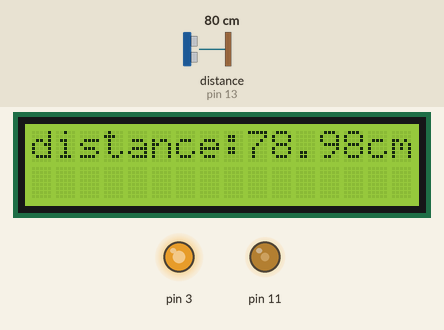
The sketch below on a simulated Arduino Uno, built with avr-gcc and run on an emulated ATmega328P. Parts: 16×2 character LCD, output pins drawn as LEDs (lit = HIGH). Wiring (inferred from the names in the program): ultrasonic range finder: trigger pin 9; echo pin 13. The inputs (shaded band) are chosen by the test bench; at power-on: distance to the obstacle (sensor on pin 13) 80 cm. The echo pulse lasts 58.3 µs per cm; pins used as bus, display or sensor lines are not drawn.

Above: at 1.2 s.
1.3 s: distance to the obstacle (sensor on pin 13) set to 2 cm
At 2.4 s:
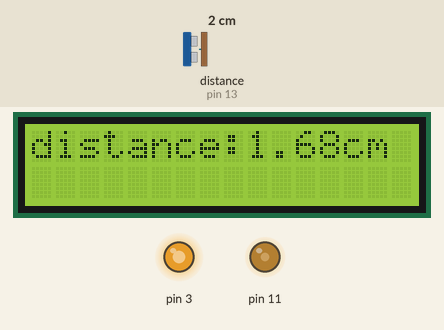
5.4 s: distance to the obstacle (sensor on pin 13) set to 4 cm
At 6.9 s:
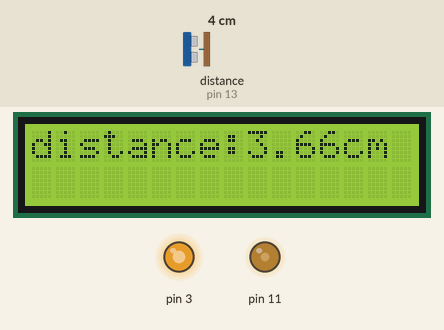
8.6 s: distance to the obstacle (sensor on pin 13) set to 9 cm
At 9.9 s:
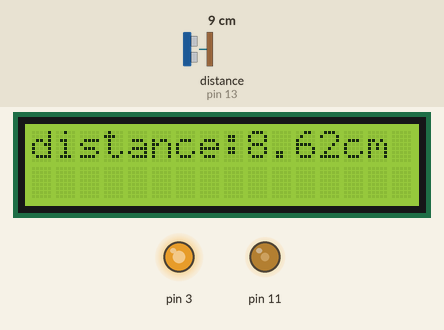
Timing chart, 0 to 11.6 s (numbered marks = the images above; inputs shaded):
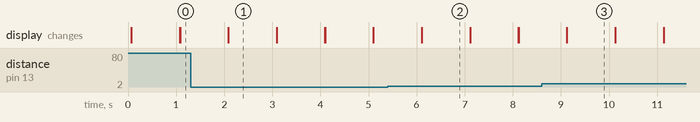

Measured:
- after the input at 1.3 s, the display: first differs from a run without the input after 0.79 s (image 1)
- after the input at 5.4 s, the display: first differs from a run without the input after 0.71 s (image 2)
- after the input at 8.6 s, the display: first differs from a run without the input after 0.53 s (image 3)
- what the display in image 1 shows lasts 1.0 s, from 2.1 s to 3.1 s

The sketch:

distance_meter.ino
```cpp
#include<LiquidCrystal.h>
LiquidCrystal lcd(12,8,7,6,5,4);//RS,E,D4,D5,D6,D7
int trigpin=9;
int echopin=13;
long duration;
float distance;


void setup() {
  pinMode(trigpin,OUTPUT);
  pinMode(echopin,INPUT);
  analogWrite(11,90);//contrast
  analogWrite(3,200);//backlight
  lcd.begin(16,2);

}

void loop() {
  lcd.clear();
  digitalWrite(trigpin,LOW);
  delayMicroseconds(2);
  digitalWrite(trigpin,HIGH);
  delayMicroseconds(10);
  digitalWrite(trigpin,LOW);
  delayMicroseconds(2);
  duration=pulseIn(echopin,HIGH);//calculates how long echopin was high
  distance=(duration*0.034)/2;

  lcd.setCursor(0,0);
  lcd.print("distance:");
  lcd.print(distance);
  lcd.print("cm");
  delay(1000);


}
```
